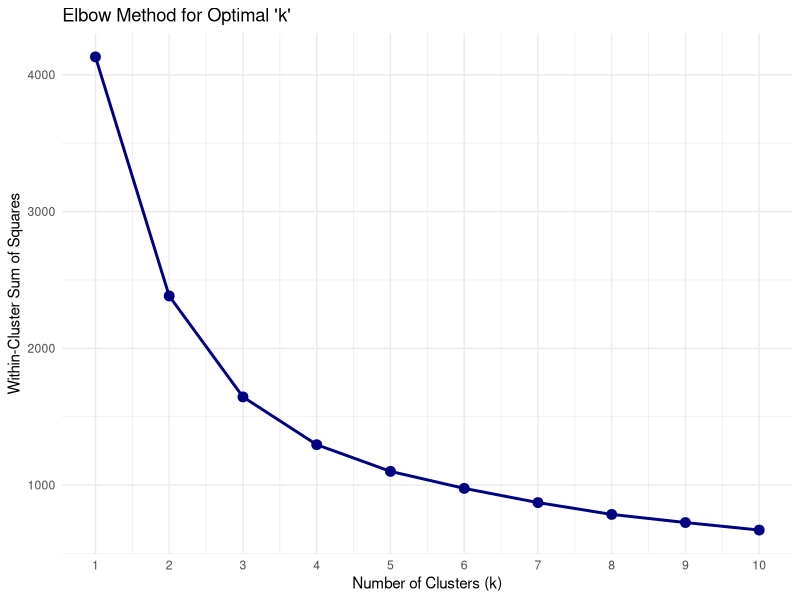
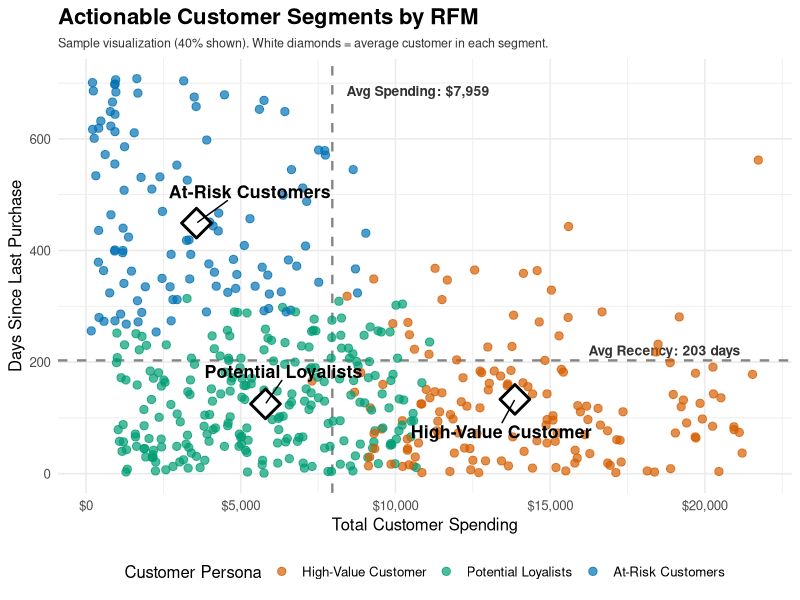
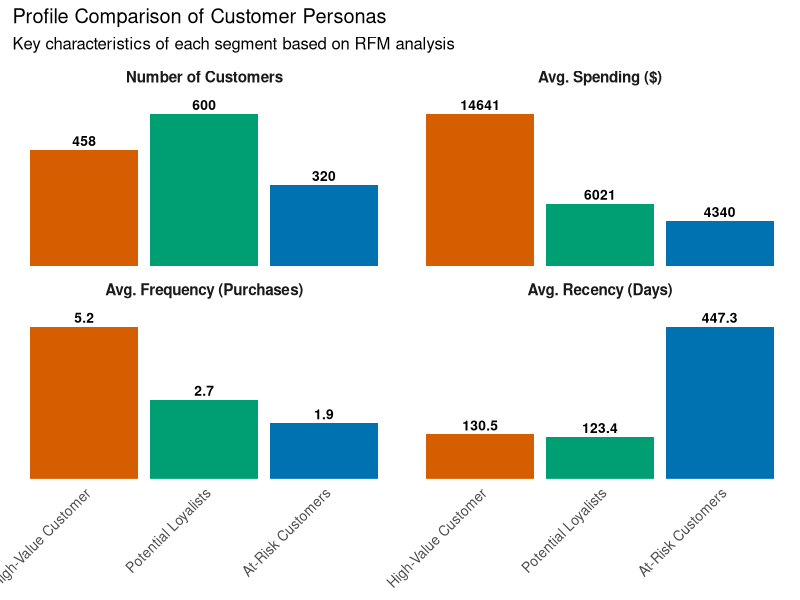

Here is the R script that generated these plots, in order:
sapply(c("dplyr", "tidyr", "ggplot2", "ggrepel", "scales", "purrr"), function(x) {
  if (!require(x, character.only = TRUE)) install.packages(x)
})

library(dplyr)
library(tidyr)
library(ggplot2)
library(ggrepel)
library(scales)
library(purrr)

Sys.setlocale("LC_TIME", "English")

customers <- read.csv("customers_20.csv")
products <- read.csv("products_20.csv")
sales <- read.csv("sales_20.csv")

names(customers) <- gsub("[ .]", "_", names(customers))
names(products) <- gsub("[ .]", "_", names(products))
names(sales) <- gsub("[ .]", "_", names(sales))

sales_tidy <- sales %>%
  separate_rows(Product_id_list, sep = ",")

sales_products <- merge(sales_tidy, products, 
                        by.x = "Product_id_list", by.y = "Product_id")
full_data <- merge(sales_products, customers, by = "Customer_id")

full_data$Invoice_date <- as.Date(full_data$Invoice_date, format = "%d/%m/%Y")

#RFM
analysis_date <- max(full_data$Invoice_date) + 1

rfm_summary <- full_data %>%
  group_by(Customer_id) %>%
  summarise(
    Recency = as.numeric(analysis_date - max(Invoice_date)),
    Frequency = n_distinct(Invoice_no),
    Monetary = sum(Price)
  ) %>%
  ungroup()

rfm_scaled <- scale(rfm_summary[, c("Recency", "Frequency", "Monetary")])

#Elbow Method
set.seed(123)

wss <- function(k) {
  kmeans(rfm_scaled, k, nstart = 25)$tot.withinss
}

k_values <- 1:10
wss_values <- map_dbl(k_values, wss)
elbow_data <- data.frame(k = k_values, wss = wss_values)

print(
  ggplot(elbow_data, aes(x = k, y = wss)) +
    geom_line(color = "navy", linewidth = 1) +
    geom_point(color = "navy", size = 3) +
    scale_x_continuous(breaks = k_values) +
    labs(
      title = "Elbow Method for Optimal 'k'",
      x = "Number of Clusters (k)",
      y = "Within-Cluster Sum of Squares"
    ) +
    theme_minimal()
)

#K-Means Clustering
set.seed(123)
optimal_k <- 3
kmeans_clusters <- kmeans(rfm_scaled, centers = optimal_k, nstart = 25)
rfm_summary$Cluster <- as.factor(kmeans_clusters$cluster)

rfm_summary <- rfm_summary %>%
  mutate(Persona = case_when(
    Cluster == 1 ~ "High-Value Customer",
    Cluster == 2 ~ "Potential Loyalists",
    Cluster == 3 ~ "At-Risk Customers"
  )) %>%
  mutate(Persona = factor(Persona, 
                          levels = c("High-Value Customer", 
                                     "Potential Loyalists", 
                                     "At-Risk Customers")))

centroids_initial <- rfm_summary %>%
  group_by(Persona) %>%
  summarise(
    Monetary = mean(Monetary),      # Average spending
    Recency = mean(Recency),        # Average days since purchase
    .groups = 'drop'
  )

rfm_filtered <- rfm_summary %>%
  left_join(centroids_initial, by = "Persona", suffix = c("", "_center")) %>%
  mutate(
    Distance = sqrt((Monetary - Monetary_center)^2 + (Recency - Recency_center)^2)
  ) %>%
  group_by(Persona) %>%
  mutate(
    Distance_Percentile = percent_rank(Distance)
  ) %>%
  ungroup() %>%
  filter(Distance_Percentile <= 0.90) %>%
  select(-ends_with("_center"), -Distance, -Distance_Percentile)

centroids <- rfm_filtered %>%
  group_by(Persona) %>%
  summarise(
    Monetary = mean(Monetary),
    Recency = mean(Recency), 
    .groups = 'drop'
  )

avg_monetary <- mean(rfm_filtered$Monetary)
avg_recency <- mean(rfm_filtered$Recency)

persona_colors <- c(
  "High-Value Customer" = "#D55E00",
  "Potential Loyalists" = "#009E73",
  "At-Risk Customers" = "#0072B2"
)

set.seed(123)
sample_percentage <- 0.4
rfm_sample <- rfm_filtered %>% sample_frac(sample_percentage)

print(
  ggplot(rfm_filtered, aes(x = Monetary, y = Recency, color = Persona)) +
    geom_hline(yintercept = avg_recency, linetype = "dashed", 
               color = "grey40", alpha = 0.8, linewidth = 0.8) +
    geom_vline(xintercept = avg_monetary, linetype = "dashed", 
               color = "grey40", alpha = 0.8, linewidth = 0.8) +
    
    annotate("text", 
             x = max(rfm_filtered$Monetary) * 0.85, 
             y = avg_recency, 
             label = paste0("Avg Recency: ", round(avg_recency, 0), " days"),
             vjust = -0.5, 
             color = "grey20", 
             size = 3.5, 
             fontface = "bold") +
    
    annotate("text", 
             x = avg_monetary, 
             y = max(rfm_filtered$Recency) * 0.95, 
             label = paste0("Avg Spending: ", dollar(round(avg_monetary, 0))),
             hjust = -0.1, 
             color = "grey20", 
             size = 3.5, 
             fontface = "bold") +
    
    geom_point(data = rfm_sample, alpha = 0.7, size = 2.5) +
    
    # Add centroids
    geom_point(data = centroids, shape = 23, fill = "white", 
               color = "black", size = 7, stroke = 1.5) +
    geom_text_repel(data = centroids, aes(label = Persona), 
                    fontface = "bold", color = "black", 
                    box.padding = 1.2, size = 4.5,
                    min.segment.length = 0) +
    
    scale_color_manual(values = persona_colors) +
    scale_x_continuous(labels = dollar_format()) +
    labs(
      title = "Actionable Customer Segments by RFM",
      subtitle = paste0("Sample visualization (", sample_percentage * 100, 
                        "% shown). White diamonds = average customer in each segment."),
      x = "Total Customer Spending",
      y = "Days Since Last Purchase",
      color = "Customer Persona"
    ) +
    theme_minimal(base_size = 12) +
    theme(
      legend.position = "bottom",
      plot.title = element_text(face = "bold", size = 16),
      plot.subtitle = element_text(size = 9, color = "grey20")
    )
)

removed_count <- nrow(rfm_summary) - nrow(rfm_filtered)
removed_pct <- round(removed_count / nrow(rfm_summary) * 100, 1)
cat(sprintf("\n=== Filtering Statistics ===\n"))
cat(sprintf("Removed: %d outliers (%s%%)\n\n", removed_count, removed_pct))

summary_stats <- rfm_summary %>%
  group_by(Persona) %>%
  summarise(
    Avg_Recency = round(mean(Recency), 1),
    Avg_Frequency = round(mean(Frequency), 1),
    Avg_Monetary = round(mean(Monetary), 0),
    Customer_Count = n(),
    .groups = 'drop'
  )

#Profile Comparison Bar Chart
summary_long <- summary_stats %>%
  pivot_longer(
    cols = -Persona,
    names_to = "Metric",
    values_to = "Value"
  ) %>%
  mutate(Metric = recode(Metric,
                         "Avg_Recency" = "Avg. Recency (Days)",
                         "Avg_Frequency" = "Avg. Frequency (Purchases)",
                         "Avg_Monetary" = "Avg. Spending ($)",
                         "Customer_Count" = "Number of Customers")) %>%
  mutate(Metric = factor(Metric, 
                         levels = c("Number of Customers", 
                                    "Avg. Spending ($)", 
                                    "Avg. Frequency (Purchases)", 
                                    "Avg. Recency (Days)")))

print(
  ggplot(summary_long, aes(x = Persona, y = Value, fill = Persona)) +
    geom_col(show.legend = FALSE) +
    geom_text(aes(label = round(Value, 1)), vjust = -0.4, 
              size = 3.5, color = "black", fontface = "bold") +
    facet_wrap(~Metric, scales = "free_y") +
    scale_fill_manual(values = persona_colors) +
    scale_y_continuous(expand = expansion(mult = c(0, 0.15))) +
    labs(
      title = "Profile Comparison of Customer Personas",
      subtitle = "Key characteristics of each segment based on RFM analysis",
      x = NULL,
      y = NULL
    ) +
    theme_minimal(base_size = 12) +
    theme(
      axis.text.x = element_text(angle = 45, hjust = 1, size = 10),
      axis.text.y = element_blank(),
      strip.text = element_text(face = "bold", size = 11),
      panel.grid.major = element_blank(),
      panel.grid.minor = element_blank(),
      axis.line.y = element_blank(),
      axis.ticks.y = element_blank()
    )
)